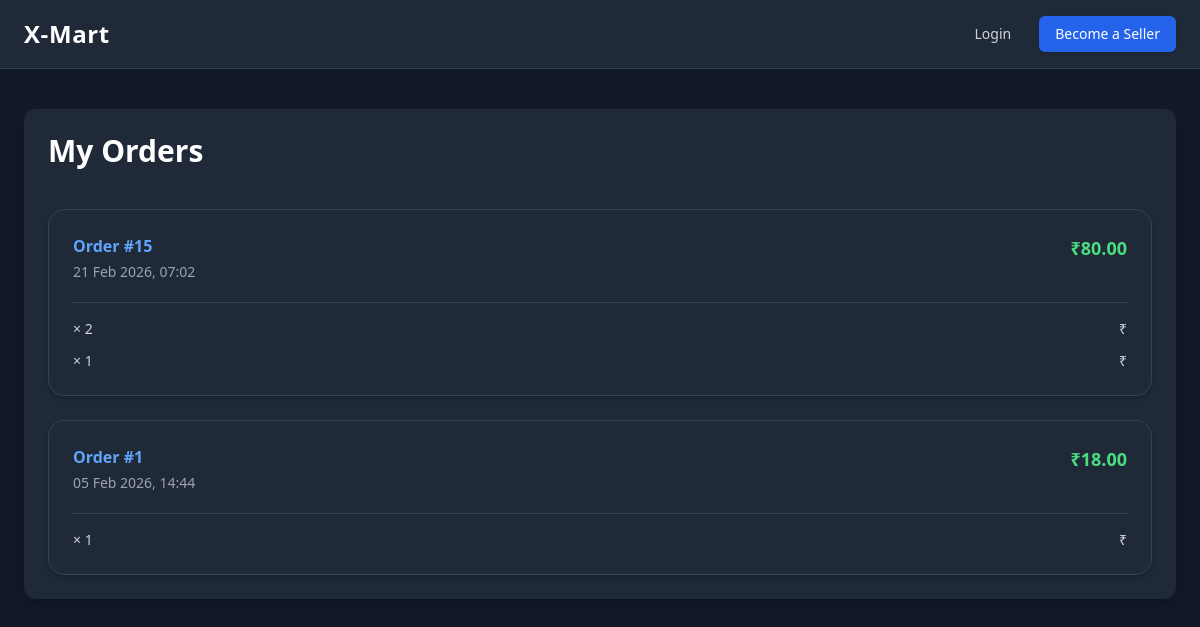
Screenshot of /orders/ (signed in) with the database file from the repository.
### playground/models.py (models this page shows, shortened)
class Order(models.Model):
    STATUS_PENDING = 'pending'
    STATUS_PAID = 'paid'
    STATUS_SHIPPED = 'shipped'
    STATUS_OUT_FOR_DELIVERY = 'out_for_delivery'
    STATUS_DELIVERED = 'delivered'
    STATUS_CANCELLED = 'cancelled'
    STATUS_CHOICES = [
        (STATUS_PENDING, 'Pending'),
        (STATUS_PAID, 'Paid'),
        (STATUS_SHIPPED, 'Shipped'),
        (STATUS_OUT_FOR_DELIVERY, 'Out for delivery'),
        (STATUS_DELIVERED, 'Delivered'),
        (STATUS_CANCELLED, 'Cancelled'),
    ]
    user = models.ForeignKey(
        settings.AUTH_USER_MODEL,
        on_delete=models.PROTECT,
        db_index=True
    )
    total_price = models.DecimalField(max_digits=10, decimal_places=2)
    status = models.CharField(
        max_length=20,
        choices=STATUS_CHOICES,
        default=STATUS_PENDING
    )
    created_at = models.DateTimeField(auto_now_add=True)

class OrderItem(models.Model):
    STATUS_PENDING = 'pending'
    STATUS_SHIPPED = 'shipped'
    STATUS_DELIVERED = 'delivered'
    STATUS_CHOICES = [
        (STATUS_PENDING, 'Pending'),
        (STATUS_SHIPPED, 'Shipped'),
        (STATUS_DELIVERED, 'Delivered'),
    ]
    order = models.ForeignKey(Order, on_delete=models.CASCADE, related_name='items')
    product = models.ForeignKey(Product, on_delete=models.PROTECT)
    seller = models.ForeignKey(
        settings.AUTH_USER_MODEL,
        on_delete=models.PROTECT,
        null=True,
        blank=True,
        db_index=True
    )
    quantity = models.PositiveIntegerField()
    price_at_purchase = models.DecimalField(max_digits=10, decimal_places=2)
    status = models.CharField(
        max_length=20,
        choices=STATUS_CHOICES,
        default=STATUS_PENDING
    )
    created_at = models.DateTimeField(auto_now_add=True)

### playground/views.py (the view)
# urls.py: path('orders/', views.my_orders, name='my_orders'),
@login_required
def my_orders(request):
    orders = (
        Order.objects
        .filter(user=request.user)
        .prefetch_related('items__product')
        .order_by('-created_at')
    )
    return render(request, 'playground/my_orders.html', {
        'orders': orders
    })

### playground/templates/playground/my_orders.html (shortened to what this page needs)
{% extends 'base.html' %}
{% block content %}
<h1 class="text-3xl font-semibold text-white mb-10">
  My Orders
</h1>
{% if orders %}
  <div class="space-y-6">
    {% for order in orders %}
      <div class="bg-gray-800 border border-gray-700 p-6 rounded-2xl shadow-md">
        <div class="flex justify-between items-start mb-5">
          <div>
            <a href="{% url 'playground:order_detail' order.id %}"
               class="font-semibold text-blue-400 hover:text-blue-300 transition">
              Order #{{ order.id }}
            </a>
            <p class="text-sm text-gray-400 mt-1">
              {{ order.created_at|date:"d M Y, H:i" }}
            </p>
          </div>
          <p class="font-bold text-lg text-green-400">
            ₹{{ order.total_price }}
          </p>
        </div>
        <div class="border-t border-gray-700 pt-4 space-y-3">
          {% for item in order.items.all %}
            <div class="flex justify-between text-sm text-gray-300">
              <span>
                {{ item.product.name }} × {{ item.quantity }}
              </span>
              <span class="font-medium">
                ₹{{ item.get_total_price }}
              </span>
            </div>
          {% endfor %}
        </div>
      </div>
    {% endfor %}
  </div>
{% else %}
  <p class="text-gray-400">
    You haven’t placed any orders yet.
  </p>
{% endif %}
{% endblock %}

### rows the page displays
Order: id "15", created_at "21 Feb 2026, 07:02", total_price "80.00"
OrderItem: quantity "2"
OrderItem: quantity "1"
Order: id "1", created_at "05 Feb 2026, 14:44", total_price "18.00"
OrderItem: quantity "1"
